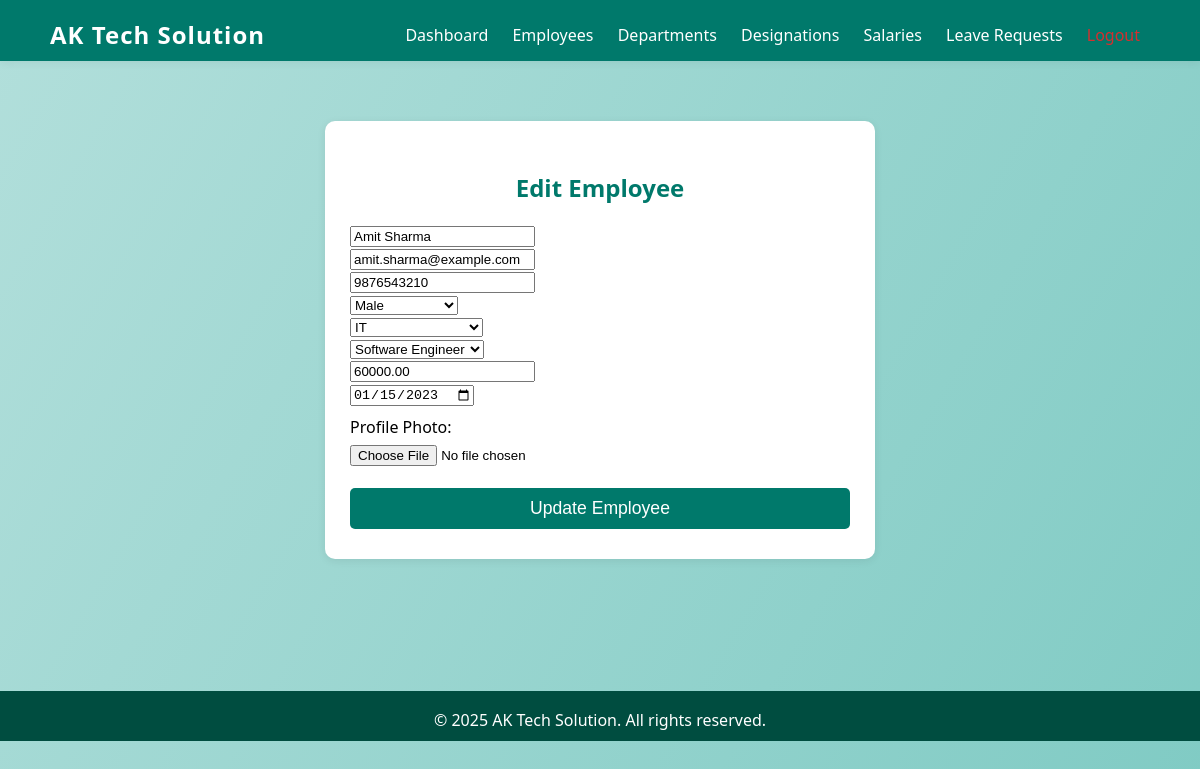
/edit_employee.php?id=1 (signed in), run on the app's committed database.
### tables this page shows
CREATE TABLE employees (
    id INT AUTO_INCREMENT PRIMARY KEY,
    name VARCHAR(100),
    email VARCHAR(100),
    phone VARCHAR(20),
    gender VARCHAR(10),
    department VARCHAR(100),
    designation VARCHAR(100),
    salary DECIMAL(10,2),
    join_date DATE,
    photo VARCHAR(255)
);

CREATE TABLE departments (
    id INT AUTO_INCREMENT PRIMARY KEY,
    name VARCHAR(100) NOT NULL
);

CREATE TABLE designations (
    id INT AUTO_INCREMENT PRIMARY KEY,
    name VARCHAR(100) NOT NULL
);

### edit_employee.php (the view, shortened to what this page needs)
<?php
require_once 'includes/db.php';
include 'includes/header.php';
$id = intval($_GET['id']);
$emp = $conn->query("SELECT * FROM employees WHERE id=$id")->fetch_assoc();
$departments = $conn->query('SELECT name FROM departments');
$designations = $conn->query('SELECT name FROM designations');
?>
<div class="form-container" style="max-width:500px;margin:30px auto;background:#fff;padding:30px 25px;border-radius:10px;box-shadow:0 2px 8px rgba(0,0,0,0.08);">
    <h2 style="color:#00796b;text-align:center;margin-bottom:20px;">Edit Employee</h2>
    <form method="POST" enctype="multipart/form-data" autocomplete="off" id="editEmployeeForm" onsubmit="return validateEmployeeForm();">
        <input type="text" name="name" id="name" value="<?php echo htmlspecialchars($emp['name']); ?>" placeholder="Full Name" required><br>
        <input type="email" name="email" id="email" value="<?php echo htmlspecialchars($emp['email']); ?>" placeholder="Email" required><br>
        <input type="text" name="phone" id="phone" value="<?php echo htmlspecialchars($emp['phone']); ?>" placeholder="Phone" required><br>
        <select name="gender" id="gender" required>
            <option value="Male" <?php if($emp['gender']=='Male') echo 'selected'; ?>>Male</option>
        </select><br>
        <select name="department" id="department" required>
            <?php $departments->data_seek(0); while($row = $departments->fetch_assoc()): ?>
                <option value="<?php echo htmlspecialchars($row['name']); ?>" <?php if($emp['department']==$row['name']) echo 'selected'; ?>><?php echo htmlspecialchars($row['name']); ?></option>
            <?php endwhile; ?>
        </select><br>
        <select name="designation" id="designation" required>
            <?php $designations->data_seek(0); while($row = $designations->fetch_assoc()): ?>
                <option value="<?php echo htmlspecialchars($row['name']); ?>" <?php if($emp['designation']==$row['name']) echo 'selected'; ?>><?php echo htmlspecialchars($row['name']); ?></option>
            <?php endwhile; ?>
        </select><br>
        <input type="number" name="salary" id="salary" value="<?php echo htmlspecialchars($emp['salary']); ?>" placeholder="Salary" step="0.01" min="0" required><br>
        <input type="date" name="join_date" id="join_date" value="<?php echo htmlspecialchars($emp['join_date']); ?>" required><br>
        <label style="display:block;margin:10px 0 5px 0;">Profile Photo:</label>
        <input type="file" name="photo" id="photo" accept="image/*"><br><br>
        <button type="submit" style="width:100%;padding:10px;background:#00796b;color:#fff;border:none;border-radius:5px;font-size:1.1em;">Update Employee</button>
    </form>
</div>
<?php include 'includes/footer.php'; ?>

### css/style.css (style rules this page uses)
body { background: linear-gradient(120deg, #b2dfdb 0%, #80cbc4 100%); font-family: 'Segoe UI', Arial, sans-serif; min-height: 100vh; margin: 0; }

### data on the page
employees: name "Amit Sharma", email "amit.sharma@example.com", phone "9876543210", gender "Male", department "IT", designation "Software Engineer", salary "60000.00", join_date "01/15/2023"

### other printed values
$company_name "AK Tech Solution"
